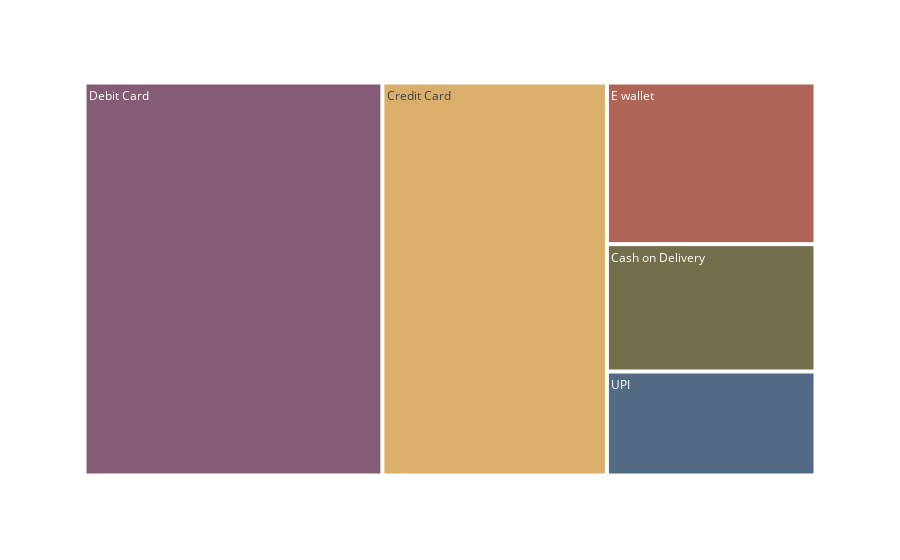

This figure's notebook cell:
### Code cell
df1  =df['PreferredPaymentMode'].value_counts().reset_index()
df1.columns = ['mode', 'count']
df1

import plotly.express as px
fig = px.treemap(df1, path = ['mode'],
                 values = 'count', 
                 color_discrete_sequence=px.colors.qualitative.Antique)
fig.show()

### Figure 1 — Plotly figure (JSON) as saved in the notebook; plotly's stock layout.template omitted (floating-point values rounded to 4 significant figures)
{"data": [{"branchvalues": "total", "domain": {"x": [0, 1], "y": [0, 1]}, "hovertemplate": "labels=%{label}<br>count=%{value}<br>parent=%{parent}<br>id=%{id}<extra></extra>", "ids": ["Cash on Delivery", "Credit Card", "Debit Card", "E wallet", "UPI"], "labels": ["Cash on Delivery", "Credit Card", "Debit Card", "E wallet", "UPI"], "name": "", "parents": ["", "", "", "", ""], "type": "treemap", "values": [349, 1159, 1538, 443, 285]}], "layout": {"legend": {"tracegroupgap": 0}, "margin": {"t": 60}, "treemapcolorway": ["rgb(133, 92, 117)", "rgb(217, 175, 107)", "rgb(175, 100, 88)", "rgb(115, 111, 76)", "rgb(82, 106, 131)", "rgb(98, 83, 119)", "rgb(104, 133, 92)", "rgb(156, 156, 94)", "rgb(160, 97, 119)", "rgb(140, 120, 93)", "rgb(124, 124, 124)"]}}
